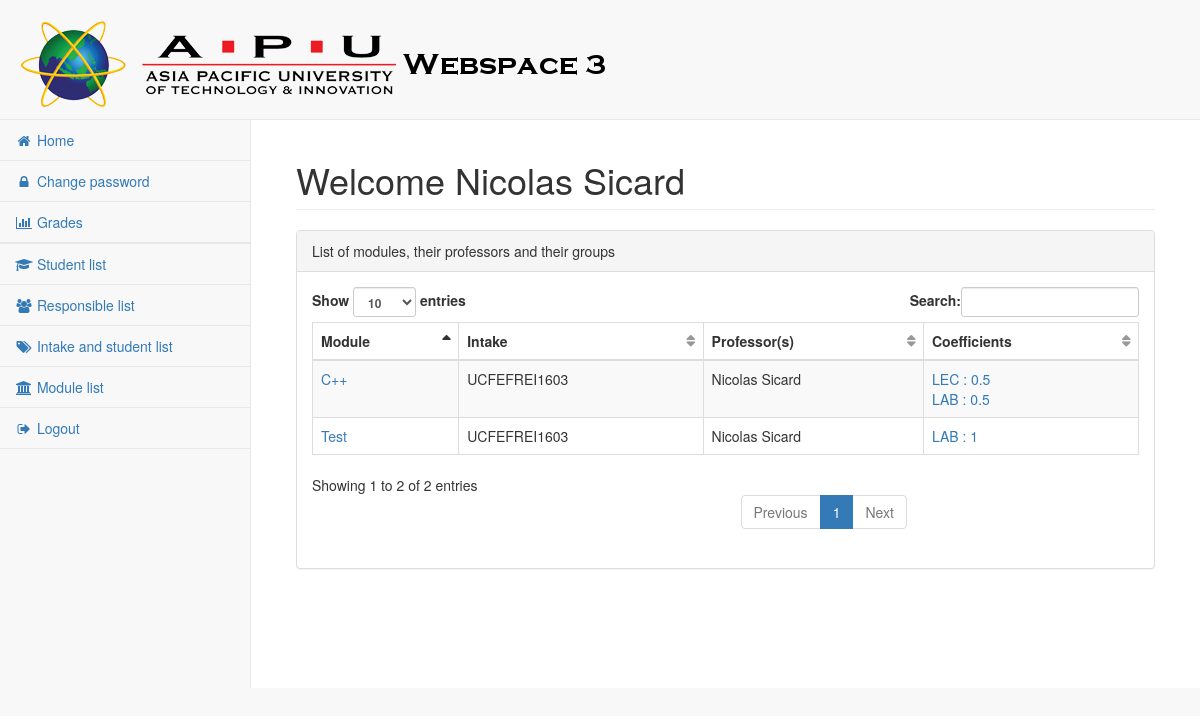
The page /modules.php (signed in) on the database its author committed.
### tables this page shows
CREATE TABLE IF NOT EXISTS `module` (
  `id_module` bigint(10) NOT NULL AUTO_INCREMENT,
  `name_module` varchar(255) DEFAULT NULL,
  `id_group2` int(10) DEFAULT NULL,
  PRIMARY KEY (`id_module`)
);

CREATE TABLE IF NOT EXISTS `intake` (
  `id` int(10) NOT NULL AUTO_INCREMENT,
  `name` varchar(255) NOT NULL,
  PRIMARY KEY (`id`)
);

CREATE TABLE IF NOT EXISTS `teaches_module` (
  `id_professor` int(10) NOT NULL AUTO_INCREMENT,
  `id_module` bigint(10) NOT NULL,
  PRIMARY KEY (`id_professor`,`id_module`)
);

CREATE TABLE IF NOT EXISTS `professor` (
  `id_professor` int(10) NOT NULL AUTO_INCREMENT,
  `name_professor` varchar(255) DEFAULT NULL,
  `surname_professor` varchar(255) DEFAULT NULL,
  `password` text NOT NULL,
  PRIMARY KEY (`id_professor`)
);

CREATE TABLE IF NOT EXISTS `coefficient` (
  `id_grade_module` int(10) NOT NULL AUTO_INCREMENT,
  `grade_type` varchar(3) DEFAULT NULL,
  `id_module3` int(10) DEFAULT NULL,
  `coefficient` float DEFAULT NULL,
  PRIMARY KEY (`id_grade_module`)
);

### modules.php (the view, shortened to what this page needs)
<?php
include 'include/functions.php';
include 'include/head.php';
include 'include/navigation.php';
?>
    <div id="page-wrapper">
        <div class="container-fluid">
            <div class="row">
                <div class="col-lg-12">
                    <h1 class="page-header">Welcome <?php echo htmlspecialchars($_SESSION['user']) ?></h1>
                </div>
            </div>
            <div class="row">
                <div class="col-lg-12">
                    <div class="panel panel-default">
                        <div class="panel-heading">
                            List of modules, their professors and their groups
                        </div>
                        <div class="panel-body">
                            <div class="dataTable_wrapper">
                                <table class="table table-striped table-bordered table-hover" id="jsTable">
                                    <thead>
                                    <tr>
                                        <th>Module</th>
                                        <th>Intake</th>
                                        <th>Professor(s)</th>
                                        <th>Coefficients</th>
                                    </tr>
                                    </thead>
                                    <tbody>
                                    <?php
                                    if ($_SESSION['role'] == 'prof') {
                                        $result = $db->prepare("SELECT module.id_module, name_module, id_group2 FROM module, professor, teaches_module WHERE module.id_module=teaches_module.id_module AND teaches_module.id_professor=professor.id_professor AND professor.id_professor=:id");
                                        $result->bindParam(':id', $_SESSION['id_prof']);
                                    } else {
                                        $result = $db->query("SELECT id_module, name_module, id_group2 FROM module");
                                    }
                                    $result->execute();
                                    while ($line = $result->fetch())
                                    {
                                        $query = $db->prepare("SELECT name FROM intake WHERE id=:id");
                                        $query->bindParam(':id', $line['id_group2']);
                                        $query->execute();
                                        if ($query->rowCount() > 0) {
                                            while ($nom = $query->fetch())
                                            {
                                                $query2 = $db->prepare("SELECT id_professor FROM teaches_module WHERE id_module=:id");
                                                $query2->bindParam(':id', $line['id_module']);
                                                $query2->execute();
                                                $query4 = $db->prepare("SELECT id_grade_module, grade_type, coefficient FROM coefficient WHERE id_module3=:id");
                                                $query4->bindParam(':id', $line['id_module']);
                                                $query4->execute();
?>
                                                <tr class="odd">
                                                    <td><a href="edit-module.php?id=<?php echo htmlspecialchars($line['id_module']) ?>"><?php echo htmlspecialchars($line['name_module']) ?></a></td>
                                                <td><?php echo htmlspecialchars($nom['name']) ?></td>
                                                <td>
<?php
                                                while ($id_prof = $query2->fetch())
                                                {
                                                    $query3 = $db->prepare("SELECT id_professor, name_professor, surname_professor FROM professor WHERE id_professor=:id");
                                                    $query3->bindParam(':id', $id_prof['id_professor']);
                                                    $query3->execute();
                                                    $row = $query3->fetch();
                                                    echo htmlspecialchars($row['surname_professor'].' '.$row['name_professor']).'<br />';
                                                }
                                                ?> </td> <td>
                                                <?php
                                                while ($coeff = $query4->fetch())
                                                {
                                                    echo '<a href="new-grade.php?cours_id='.htmlspecialchars($line['id_module']).'&grade_id='.htmlspecialchars($coeff['id_grade_module']).'">'.htmlspecialchars($coeff['grade_type'].' : '.$coeff['coefficient']).'</a>';
                                                    echo '<br />';
                                                }
                                                ?> </td> <?php
                                            }
                                        }
                                        else {
                                            ?>
                                                <td>No group</td>
                                                <td>No group</td>
                                                <td>No group</td>
                                            <?php
                                        }
                                            ?>
                                        </tr>
                                        <?php
                                    }
                                    ?>
                                    </tbody>
                                </table>
                            </div>
                        </div>
                    </div>
                </div>
            </div>
        </div>
    </div>
<?php
include 'include/foot.php';

### rows shown on the page
module: name_module "C++"
intake: name "UCFEFREI1603"
teaches_module: id_professor.name_professor "Nicolas Sicard"
coefficient: grade_type+coefficient "LEC : 0.5"
coefficient: grade_type+coefficient "LAB : 0.5"
module: name_module "Test"
teaches_module: id_professor.name_professor "Nicolas Sicard"
coefficient: grade_type+coefficient "LAB : 1"

### other values the page prints
$_SESSION['user'] "Nicolas Sicard"
